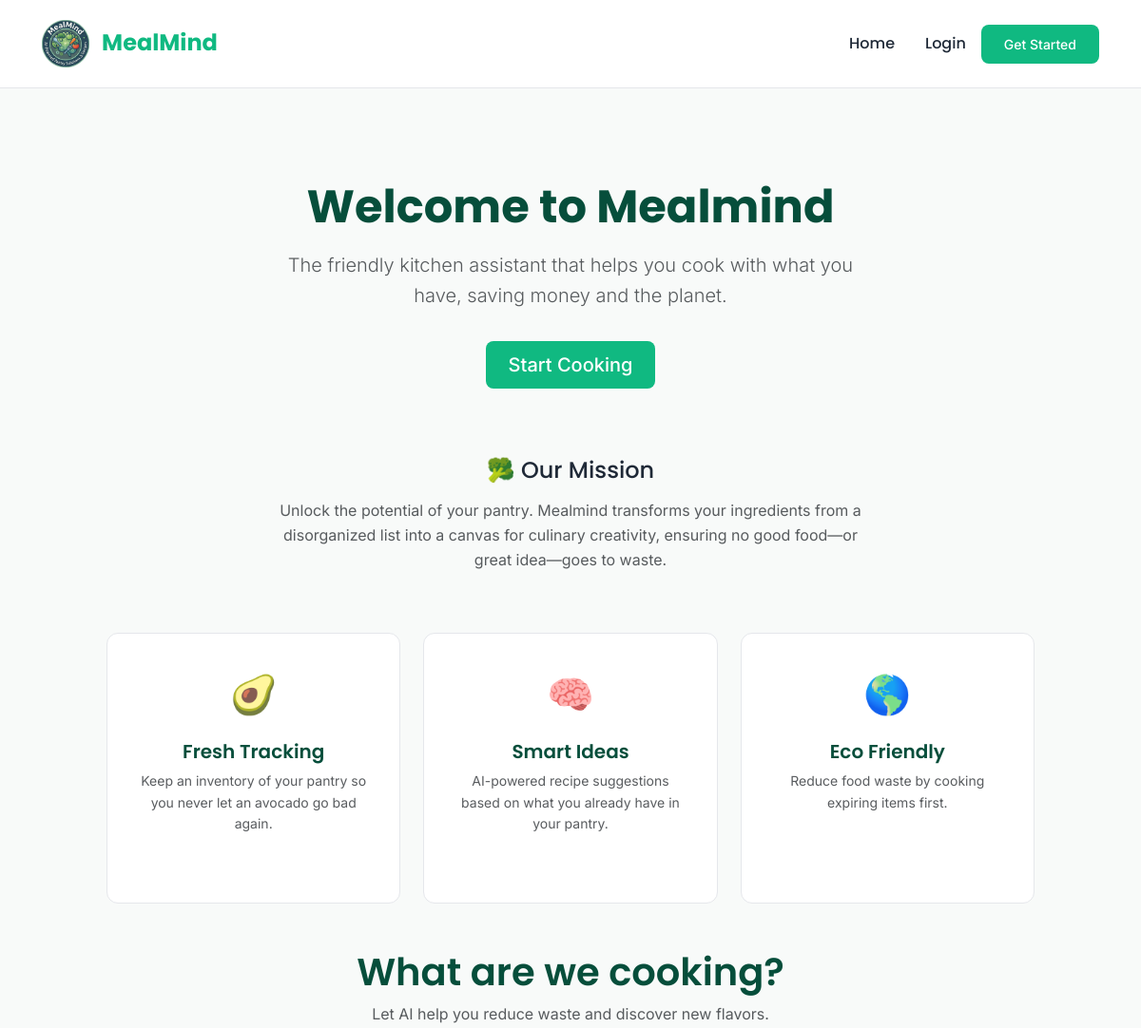
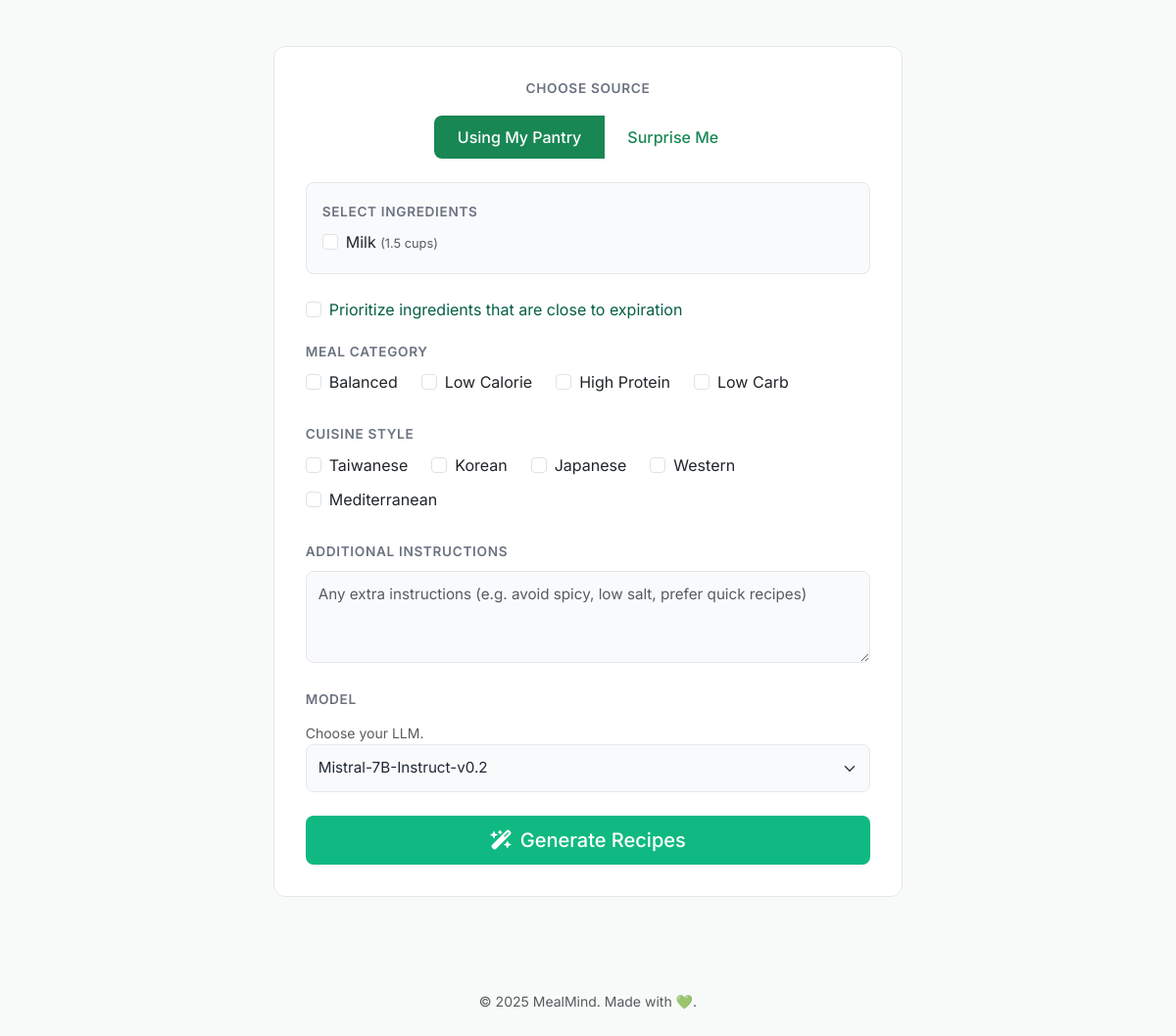
The page / on the database its author committed (2 pictures, top to bottom).
### app/models.py (models this page shows, shortened)
class PantryItem(db.Model):
    __tablename__ = "pantry_items"
    id = db.Column(db.Integer, primary_key=True)
    name = db.Column(db.String(100), nullable=False)
    category_id = db.Column(db.Integer, db.ForeignKey('categories.id'), nullable=False)
    quantity = db.Column(db.Float, nullable=True)
    unit = db.Column(db.String(50), nullable=True)  # e.g., "lbs", "cups", "pieces"
    expiration_date = db.Column(db.Date, nullable=True)
    category = db.relationship('PantryCategory', backref='items')

### app/routes.py (the view, shortened to what this page needs)
@routes_bp.route("/", methods=["GET", "POST"])
def index():
    from .models import PantryItem
    pantry_items = PantryItem.query.all()
    from flask import current_app
    hf_model = current_app.config.get('HF_MODEL')
    return render_template('home/index.html', pantry_items=pantry_items, meal_categories=MEAL_CATEGORIES, cuisine_styles=CUISINE_STYLES, dietary_preferences=DIETARY_PREFERENCES, hf_model=hf_model)

### app/templates/home/index.html
{% extends "home/base.html" %}
{% block content %}
<div class="text-center py-5 mb-4">
    <h1 class="display-5 fw-bold mb-3">Welcome to <span style="color: var(--accent-color);">Mealmind</span></h1>
    <p class="lead text-muted mx-auto" style="max-width: 600px;">
        The friendly kitchen assistant that helps you cook with what you have, saving money and the planet.
    </p>
    <a href="#generator" class="btn btn-primary btn-lg mt-3">Start Cooking</a>
</div>
<div class="row mb-5">
    <div class="col-md-8 mx-auto text-center">
        <h2 class="h4 mb-3">🥦 Our Mission</h2>
        <p class="text-muted">
        Unlock the potential of your pantry. Mealmind transforms your ingredients from a disorganized list
        into a canvas for culinary creativity, ensuring no good food—or great idea—goes to waste.
        </p>
    </div>
</div>
<div class="row g-4 mb-5">
    <div class="col-md-4">
        <div class="card h-100 text-center">
            <div style="font-size: 2.5rem;" class="mb-3">🥑</div>
            <h5>Fresh Tracking</h5>
            <p class="text-muted small">Keep an inventory of your pantry so you never let an avocado go bad again.</p>
        </div>
    </div>
    <div class="col-md-4">
        <div class="card h-100 text-center">
            <div style="font-size: 2.5rem;" class="mb-3">🧠</div>
            <h5>Smart Ideas</h5>
            <p class="text-muted small">AI-powered recipe suggestions based on what you already have in your pantry.</p>
        </div>
    </div>
    <div class="col-md-4">
        <div class="card h-100 text-center">
            <div style="font-size: 2.5rem;" class="mb-3">🌎</div>
            <h5>Eco Friendly</h5>
            <p class="text-muted small">Reduce food waste by cooking expiring items first.</p>
        </div>
    </div>
</div>
<section id="generator" class="mb-5">
    {% include 'generator/generator.html' %}
</section>
<div class="text-center py-4">
    <p class="small text-muted">&copy; 2025 MealMind. Made with 💚.</p>
</div>
{% endblock %}

### app/templates/generator/generator.html (shortened to what this page needs)
<div class="text-center mb-5">
    <h1>What are we cooking?</h1>
    <p class="text-muted">Let AI help you reduce waste and discover new flavors.</p>
</div>
<div class="row justify-content-center">
    <div class="col-lg-8">
        <div class="card">
            <form method="POST" id="recipeForm">
                <div class="mb-4 text-center">
                    <label class="form-label d-block mb-3">Choose Source</label>
                    <div class="btn-group" role="group">
                        <label class="btn btn-outline-success" for="pantry">Using My Pantry</label>
                        <label class="btn btn-outline-success" for="random">Surprise Me</label>
                    </div>
                </div>
                <div id="pantryInputs" class="mb-4 p-3" style="background: #f9fafb; border-radius: 8px; border: 1px solid #e5e7eb;">
                    <label class="form-label">Select Ingredients</label>
                    {% if pantry_items %}
                    <div class="row g-2">
                        {% for item in pantry_items %}
                        <div class="col-md-6">
                            <div class="form-check">
                                <input class="form-check-input" type="checkbox" name="pantry_items" value="{{ item.id }}" id="item{{ item.id }}">
                                <label class="form-check-label" for="item{{ item.id }}">
                                    {{ item.name }} <span class="text-muted" style="font-size:0.8em">({{ item.quantity }} {{ item.unit }})</span>
                                </label>
                            </div>
                        </div>
                        {% endfor %}
                    </div>
                    {% else %}
                        <div class="text-center py-3">
                            <p class="text-muted small mb-2">Your pantry is empty!</p>
                            <a href="{{ url_for('routes.add_item') }}" class="btn btn-sm btn-outline-primary">Add items first</a>
                        </div>
                    {% endif %}
                </div>
                <div class="mb-3 form-check">
                    <input class="form-check-input" type="checkbox" value="1" id="prioritizeExp" name="prioritize_expiring">
                    <label class="form-check-label" for="prioritizeExp" style="color: #065f46;">Prioritize ingredients that are close to expiration</label>
                </div>
                <div class="mb-4">
                    <label class="form-label">Meal Category</label>
                    <div class="d-flex flex-wrap gap-2">
                        {% for cat in meal_categories %}
                        <div class="form-check form-check-inline">
                            <input class="form-check-input" type="checkbox" name="categories" value="{{ cat }}" id="cat{{ loop.index }}">
                            <label class="form-check-label" for="cat{{ loop.index }}">{{ cat }}</label>
                        </div>
                        {% endfor %}
                    </div>
                </div>
                <div class="mb-4">
                    <label class="form-label">Cuisine Style</label>
                    <div class="d-flex flex-wrap gap-2">
                        {% for style in cuisine_styles %}
                        <div class="form-check form-check-inline">
                            <input class="form-check-input" type="checkbox" name="styles" value="{{ style }}" id="style{{ loop.index }}">
                            <label class="form-check-label" for="style{{ loop.index }}">{{ style }}</label>
                        </div>
                        {% endfor %}
                    </div>
                </div>
                <div class="mb-4">
                    <label class="form-label">Additional Instructions</label>
                    <textarea name="instructions" class="form-control" rows="3" placeholder="Any extra instructions (e.g. avoid spicy, low salt, prefer quick recipes)"></textarea>
</div>
                <div class="mb-4">
                    <label class="form-label">Model</label>
                     <div class="form-text small">Choose your LLM.</div>
                    <select name="model" class="form-select form-select-sm">
                        <option value="Mistral-7B-Instruct-v0.2" {% if hf_model == 'Mistral-7B-Instruct-v0.2' %}selected{% endif %}>Mistral-7B-Instruct-v0.2</option>
                    </select>
                </div>
                <div class="d-grid gap-2 mt-4">
                    <button type="submit" class="btn btn-primary btn-lg">
                        <i class="fa-solid fa-wand-magic-sparkles me-2"></i> Generate Recipes
                    </button>
                </div>
            </form>
        </div>
    </div>
</div>

### app/static/style.css (style rules this page uses)
:root { --primary-green: #10b981; --hover-green: #059669; --bg-color: #f8faf9; --text-main: #1f2937; --text-muted: #6b7280; --card-bg: #ffffff; --border-radius: 12px; }
body { font-family: 'Inter', sans-serif; background-color: var(--bg-color); color: var(--text-main); line-height: 1.6; }
h1, h2, h3, h4, h5 { font-family: 'Poppins', sans-serif; color: #064e3b; font-weight: 600; }
.card, .control-panel, .recipe-card { background: var(--card-bg); border: 1px solid #e5e7eb; border-radius: var(--border-radius); padding: 2rem; box-shadow: none !important; margin-bottom: 1.5rem; }
.form-label { font-size: 0.85rem; font-weight: 600; text-transform: uppercase; letter-spacing: 0.05em; color: var(--text-muted); }
.form-control, .form-select, .pro-input { background-color: #f9fafb; border: 1px solid #e5e7eb; border-radius: 8px; padding: 12px; font-size: 0.95rem; color: var(--text-main); box-shadow: none !important; }
.btn { display: inline-flex; justify-content: center; align-items: center; text-align: center; border-radius: 8px; padding: 10px 24px; font-weight: 500; border: none; box-shadow: none; transition: background-color 0.2s; }
.btn-primary, .btn-success, .btn-primary-solid { background-color: var(--primary-green); color: white; }

### rows shown on the page
PantryItem: name "Milk", quantity "1.5", unit "cups"

### other values the page prints
{{ cat }} "Balanced" "Low Calorie" "High Protein" "Low Carb"
{{ style }} "Taiwanese" "Korean" "Japanese" "Western" "Mediterranean"
